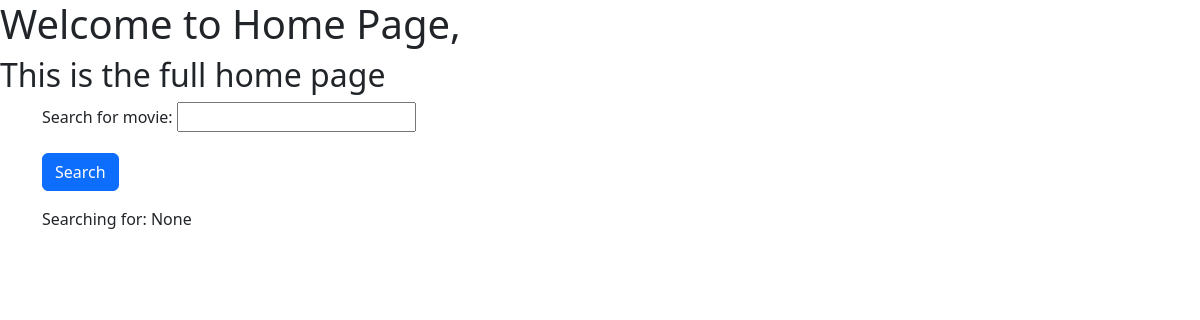
The app's page /, older data.
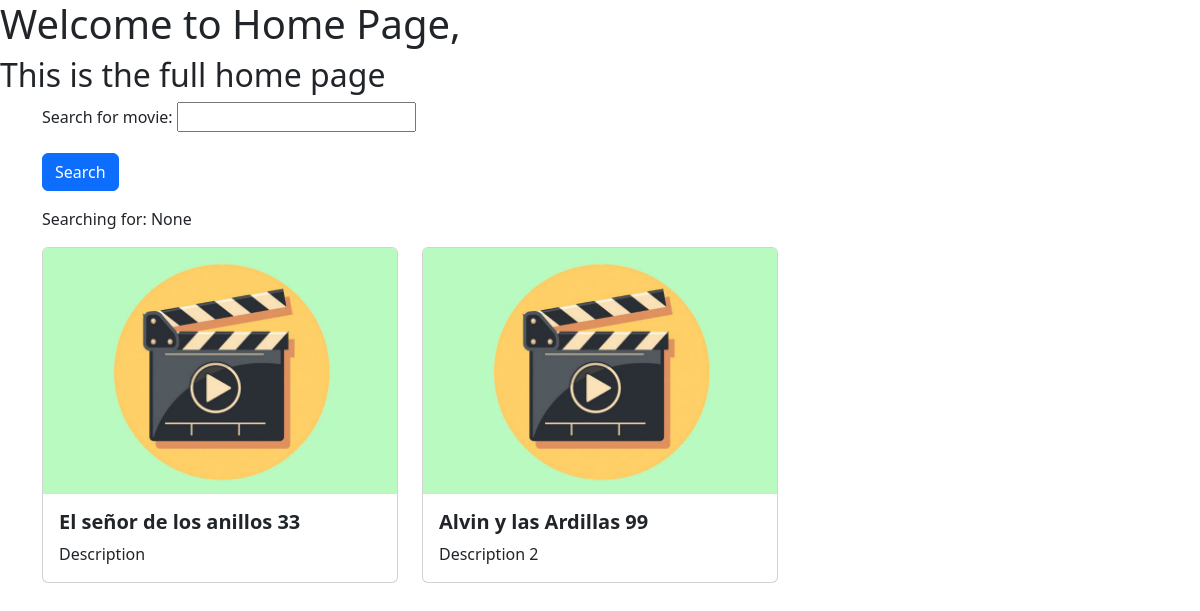
The same page, newer data.
### movie/models.py (models this page shows, shortened)
class Movie(models.Model):
    title = models.CharField(max_length=100)
    descritpion = models.CharField(max_length=250)
    image = models.ImageField(upload_to='movie/images/')
    url = models.URLField(blank=True)
    genre = models.CharField(blank=True, max_length=250)
    year = models.IntegerField(blank=True, null=True)

### movie/views.py (the view)
# urls.py: 2. Add a URL to urlpatterns:  path('', views.home, name='home')
def home(request):
    searchTerm = request.GET.get('searchMovie')
    if searchTerm:
        movies = Movie.objects.filter(title__icontains=searchTerm)
    else:
        movies = Movie.objects.all()
    return render(request, 'home.html', {'searchTerm': searchTerm, 'movies': movies})

### movie/templates/home.html (shortened to what this page needs)
<head>
    <link href="https://cdn.jsdelivr.net/npm/bootstrap@5.3.3/dist/css/bootstrap.min.css" rel="stylesheet">
</head>
<h1>Welcome to Home Page, <font color="red">{{name}}</font></h1>
<h2>This is the full home page</h2>
<div class="container">
    <form action="">
        <div class="mb-3">
            <label for="searchMovie" class="form-label">
                Search for movie:
            </label>
            <input type="text" class="from-control" name="searchMovie"/>
        </div>
        <button type="submit" class="btn btn-primary">Search</button>
    </form>
    <p>Searching for: {{ searchTerm }}</p>
    <div class="row row-cols-1 row-cols-md-3 g-4">
        {% for movie in movies %}
        <div v-for="movie in movies" class="col">
            <div class="card">
                <img class="card-img-top" src="{{ movie.image.url }}" />
                <div class="card-body">
                    <h5 class="card-title fw-bold">{{ movie.title }}</h5>
                    <p class="card-text">{{ movie.descritpion }}</p>
                </div>
            </div>
        </div>
        {% endfor %}
    </div>
    <br/>
    <br/>
</div>

Row changes from the older to the newer data that the page shows:
added Movie: image (placeholder picture), title "El señor de los anillos 33", descritpion "Description"
added Movie: image (placeholder picture), title "Alvin y las Ardillas 99", descritpion "Description 2"
